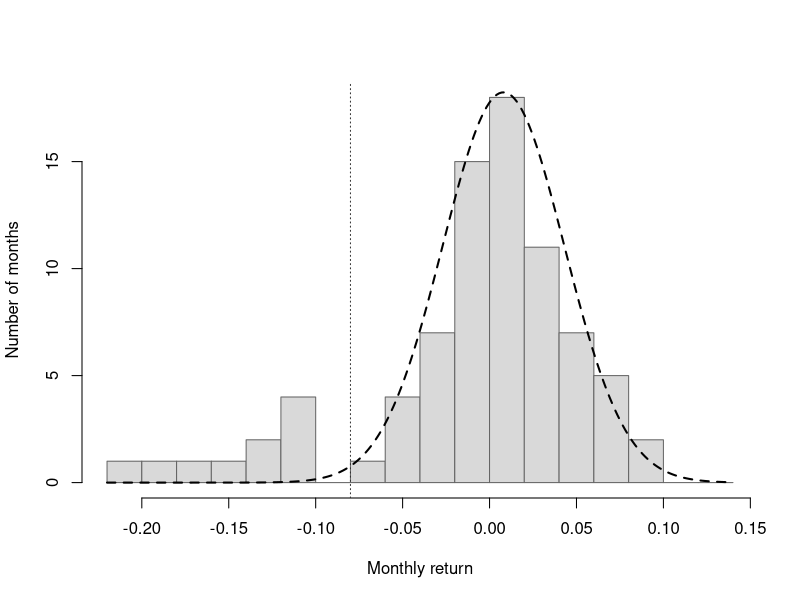
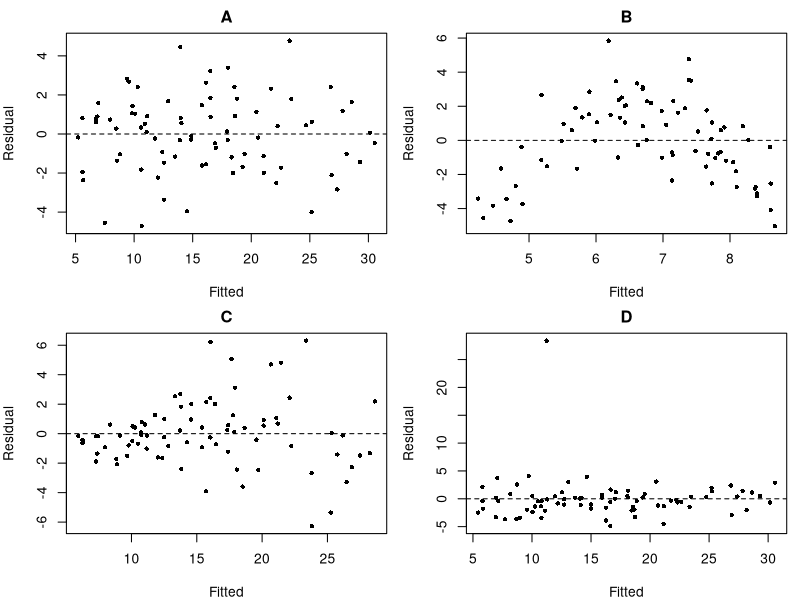
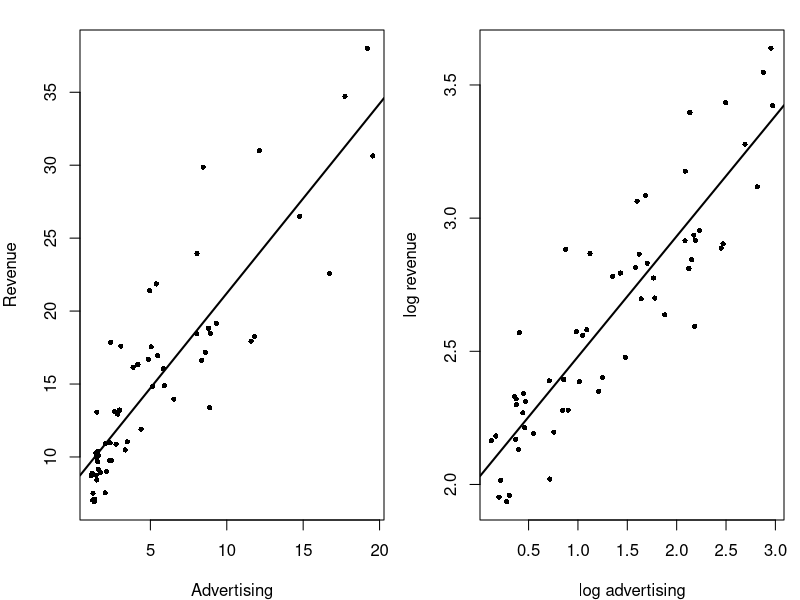
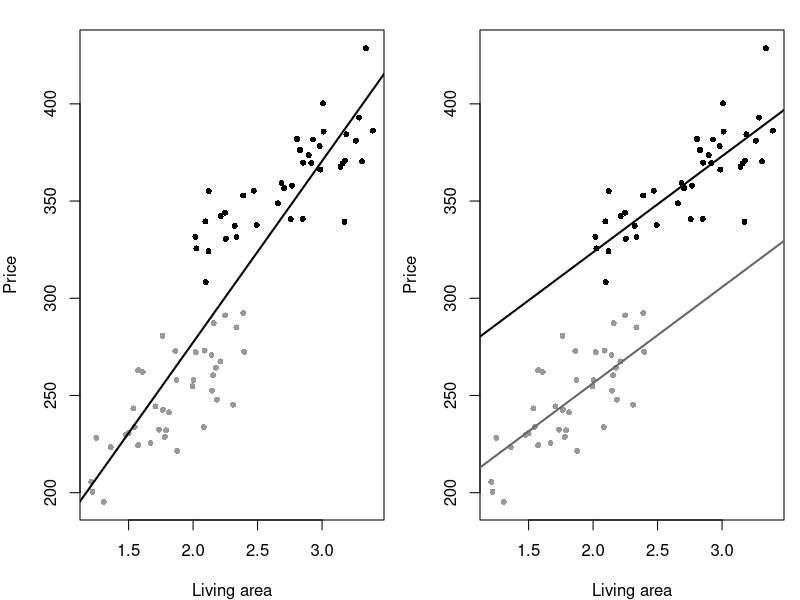

Write the R code that produced these figures, in order.
## ---- chunk 1
#| label: plot-returns
#| echo: false
#| fig-width: 6.5
#| fig-height: 4
#| fig-cap: "Monthly returns. Histogram of 80 months; dashed curve is the Normal used in Problem 17, scaled to the same bins."
set.seed(17)
mu <- 0.008
sig <- 0.035
x <- rnorm(80, mu, sig)
x[1:8] <- c(-0.10, -0.11, -0.12, -0.13, -0.14, -0.16, -0.18, -0.21)
br <- seq(-0.22, 0.14, by = 0.02)
hist(x, breaks = br, col = "grey85", border = "grey40",
     main = "", xlab = "Monthly return", ylab = "Number of months")
abline(v = -0.08, col = "grey20", lty = 3)
xx <- seq(-0.22, 0.14, length.out = 250)
lines(xx, dnorm(xx, mu, sig) * 80 * 0.02, lwd = 2, lty = 2)
## ---- chunk 2
#| label: plot-residuals
#| echo: false
#| fig-width: 7.2
#| fig-height: 6.2
#| fig-cap: "Residuals versus fitted values. Four different data-generating stories, one linear fit each."
set.seed(11)
n <- 80
x <- runif(n, 1, 10)
yA <- 2 + 3 * x + rnorm(n, 0, 2)
yB <- 2 + 3 * x - 0.35 * x^2 + rnorm(n, 0, 1.6)
yC <- 2 + 3 * x + rnorm(n, 0, 0.45 * x)
yD <- 2 + 3 * x + rnorm(n, 0, 2)
yD[n] <- yD[n] + 28
labs <- c("A", "B", "C", "D")
ys <- list(yA, yB, yC, yD)
par(mfrow = c(2, 2), mar = c(4, 4, 2, 0.8))
for (i in 1:4) {
  fit <- lm(ys[[i]] ~ x)
  plot(fitted(fit), resid(fit), pch = 16, cex = 0.7,
       xlab = "Fitted", ylab = "Residual", main = labs[i])
  abline(h = 0, lty = 2)
}
## ---- chunk 3
#| label: plot-loglog
#| echo: false
#| fig-width: 7.2
#| fig-height: 3.6
#| fig-cap: "Left: revenue against advertising, linear fit. Right: the same campaigns after a log-log transform."
set.seed(25)
n <- 60
x <- exp(runif(n, 0, 3))
y <- 8 * x^0.45 * rlnorm(n, 0, 0.2)
par(mfrow = c(1, 2), mar = c(4, 4, 1.5, 0.8))
plot(x, y, pch = 16, cex = 0.7, xlab = "Advertising", ylab = "Revenue")
abline(lm(y ~ x), lwd = 2)
plot(log(x), log(y), pch = 16, cex = 0.7,
     xlab = "log advertising", ylab = "log revenue")
abline(lm(log(y) ~ log(x)), lwd = 2)
## ---- chunk 4
#| label: plot-dummies
#| echo: false
#| fig-width: 7.2
#| fig-height: 3.6
#| fig-cap: "Price against living area. Grey: colonial. Black: ranch. Left: one line. Right: two intercepts, common slope."
set.seed(26)
n <- 40
sqft <- c(runif(n, 1.2, 2.4), runif(n, 2.0, 3.4))
style <- rep(c("colonial", "ranch"), each = n)
price <- ifelse(style == "colonial", 150, 210) + 55 * sqft + rnorm(2 * n, 0, 16)
par(mfrow = c(1, 2), mar = c(4, 4, 1.5, 0.8))
col <- ifelse(style == "colonial", "grey60", "black")
plot(sqft, price, pch = 16, cex = 0.8, col = col,
     xlab = "Living area", ylab = "Price")
abline(lm(price ~ sqft), lwd = 2)
plot(sqft, price, pch = 16, cex = 0.8, col = col,
     xlab = "Living area", ylab = "Price")
fit2 <- lm(price ~ sqft + (style == "ranch"))
b <- coef(fit2)
abline(a = b[1], b = b[2], lwd = 2, col = "grey40")
abline(a = b[1] + b[3], b = b[2], lwd = 2)
